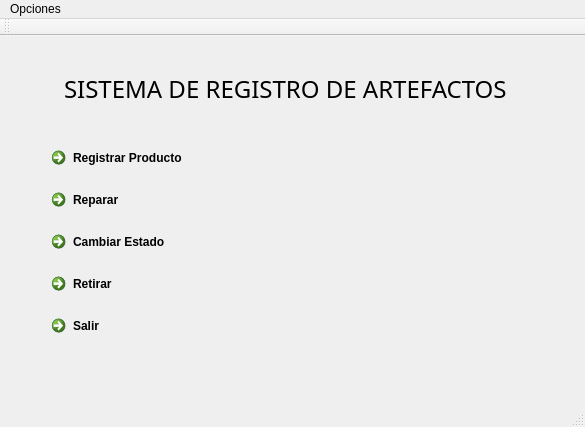
<?xml version="1.0" encoding="UTF-8"?>
<ui version="4.0">
 <class>principal</class>
 <widget class="QMainWindow" name="principal">
  <property name="geometry">
   <rect>
    <x>0</x>
    <y>0</y>
    <width>585</width>
    <height>427</height>
   </rect>
  </property>
  <property name="windowTitle">
   <string>Sistema de registro de artefactos</string>
  </property>
  <widget class="QWidget" name="centralWidget">
   <widget class="QWidget" name="">
    <property name="geometry">
     <rect>
      <x>10</x>
      <y>10</y>
      <width>551</width>
      <height>323</height>
     </rect>
    </property>
    <layout class="QGridLayout" name="gridLayout_2">
     <item row="1" column="1">
      <widget class="QLabel" name="Titulo">
       <property name="font">
        <font>
         <family>Sawasdee</family>
         <pointsize>18</pointsize>
        </font>
       </property>
       <property name="text">
        <string>SISTEMA DE REGISTRO DE ARTEFACTOS</string>
       </property>
      </widget>
     </item>
     <item row="2" column="0" colspan="3">
      <layout class="QGridLayout" name="gridLayout">
       <item row="1" column="4">
        <spacer name="horizontalSpacer_4">
         <property name="orientation">
          <enum>Qt::Horizontal</enum>
         </property>
         <property name="sizeHint" stdset="0">
          <size>
           <width>36</width>
           <height>203</height>
          </size>
         </property>
        </spacer>
       </item>
       <item row="1" column="3">
        <widget class="QLabel" name="label">
         <property name="minimumSize">
          <size>
           <width>251</width>
           <height>181</height>
          </size>
         </property>
         <property name="maximumSize">
          <size>
           <width>251</width>
           <height>210</height>
          </size>
         </property>
         <property name="text">
          <string/>
         </property>
         <property name="pixmap">
          <pixmap resource="imagen.qrc">:/imagen/logo7.jpg</pixmap>
         </property>
         <property name="scaledContents">
          <bool>true</bool>
         </property>
         <property name="wordWrap">
          <bool>false</bool>
         </property>
        </widget>
       </item>
       <item row="1" column="2">
        <spacer name="horizontalSpacer">
         <property name="orientation">
          <enum>Qt::Horizontal</enum>
         </property>
         <property name="sizeHint" stdset="0">
          <size>
           <width>17</width>
           <height>17</height>
          </size>
         </property>
        </spacer>
       </item>
       <item row="0" column="3">
        <spacer name="verticalSpacer">
         <property name="orientation">
          <enum>Qt::Vertical</enum>
         </property>
         <property name="sizeHint" stdset="0">
          <size>
           <width>20</width>
           <height>28</height>
          </size>
         </property>
        </spacer>
       </item>
       <item row="1" column="0">
        <spacer name="horizontalSpacer_5">
         <property name="orientation">
          <enum>Qt::Horizontal</enum>
         </property>
         <property name="sizeHint" stdset="0">
          <size>
           <width>20</width>
           <height>17</height>
          </size>
         </property>
        </spacer>
       </item>
       <item row="1" column="5">
        <spacer name="horizontalSpacer_6">
         <property name="orientation">
          <enum>Qt::Horizontal</enum>
         </property>
         <property name="sizeHint" stdset="0">
          <size>
           <width>20</width>
           <height>17</height>
          </size>
         </property>
        </spacer>
       </item>
       <item row="1" column="1">
        <layout class="QVBoxLayout" name="verticalLayout">
         <item>
          <widget class="QCommandLinkButton" name="Registrar">
           <property name="text">
            <string>Registrar Producto</string>
           </property>
          </widget>
         </item>
         <item>
          <widget class="QCommandLinkButton" name="Reparar">
           <property name="text">
            <string>Reparar</string>
           </property>
          </widget>
         </item>
         <item>
          <widget class="QCommandLinkButton" name="CambiarEstado">
           <property name="text">
            <string>Cambiar Estado</string>
           </property>
          </widget>
         </item>
         <item>
          <widget class="QCommandLinkButton" name="Retirar">
           <property name="text">
            <string>Retirar</string>
           </property>
          </widget>
         </item>
         <item>
          <widget class="QCommandLinkButton" name="Salir">
           <property name="text">
            <string>Salir</string>
           </property>
          </widget>
         </item>
        </layout>
       </item>
      </layout>
     </item>
     <item row="1" column="0">
      <spacer name="horizontalSpacer_2">
       <property name="orientation">
        <enum>Qt::Horizontal</enum>
       </property>
       <property name="sizeHint" stdset="0">
        <size>
         <width>28</width>
         <height>20</height>
        </size>
       </property>
      </spacer>
     </item>
     <item row="1" column="2">
      <spacer name="horizontalSpacer_3">
       <property name="orientation">
        <enum>Qt::Horizontal</enum>
       </property>
       <property name="sizeHint" stdset="0">
        <size>
         <width>28</width>
         <height>20</height>
        </size>
       </property>
      </spacer>
     </item>
     <item row="3" column="1">
      <spacer name="verticalSpacer_3">
       <property name="orientation">
        <enum>Qt::Vertical</enum>
       </property>
       <property name="sizeHint" stdset="0">
        <size>
         <width>17</width>
         <height>13</height>
        </size>
       </property>
      </spacer>
     </item>
     <item row="0" column="1">
      <spacer name="verticalSpacer_2">
       <property name="orientation">
        <enum>Qt::Vertical</enum>
       </property>
       <property name="sizeHint" stdset="0">
        <size>
         <width>17</width>
         <height>13</height>
        </size>
       </property>
      </spacer>
     </item>
    </layout>
   </widget>
  </widget>
  <widget class="QMenuBar" name="menuBar">
   <property name="geometry">
    <rect>
     <x>0</x>
     <y>0</y>
     <width>585</width>
     <height>25</height>
    </rect>
   </property>
   <widget class="QMenu" name="menuOpciones">
    <property name="title">
     <string>Opciones</string>
    </property>
    <addaction name="separator"/>
    <addaction name="actionVer_bitacora"/>
    <addaction name="actionEliminar_registro"/>
   </widget>
   <addaction name="menuOpciones"/>
  </widget>
  <widget class="QToolBar" name="mainToolBar">
   <attribute name="toolBarArea">
    <enum>TopToolBarArea</enum>
   </attribute>
   <attribute name="toolBarBreak">
    <bool>false</bool>
   </attribute>
  </widget>
  <widget class="QStatusBar" name="statusBar"/>
  <action name="actionVer_bitacora">
   <property name="text">
    <string>Ver bitacora</string>
   </property>
  </action>
  <action name="actionEliminar_registro">
   <property name="text">
    <string>Eliminar registro</string>
   </property>
  </action>
 </widget>
 <layoutdefault spacing="6" margin="11"/>
 <resources>
  <include location="imagen.qrc"/>
 </resources>
 <connections>
  <connection>
   <sender>Salir</sender>
   <signal>clicked()</signal>
   <receiver>principal</receiver>
   <slot>close()</slot>
   <hints>
    <hint type="sourcelabel">
     <x>133</x>
     <y>328</y>
    </hint>
    <hint type="destinationlabel">
     <x>286</x>
     <y>196</y>
    </hint>
   </hints>
  </connection>
 </connections>
</ui>
